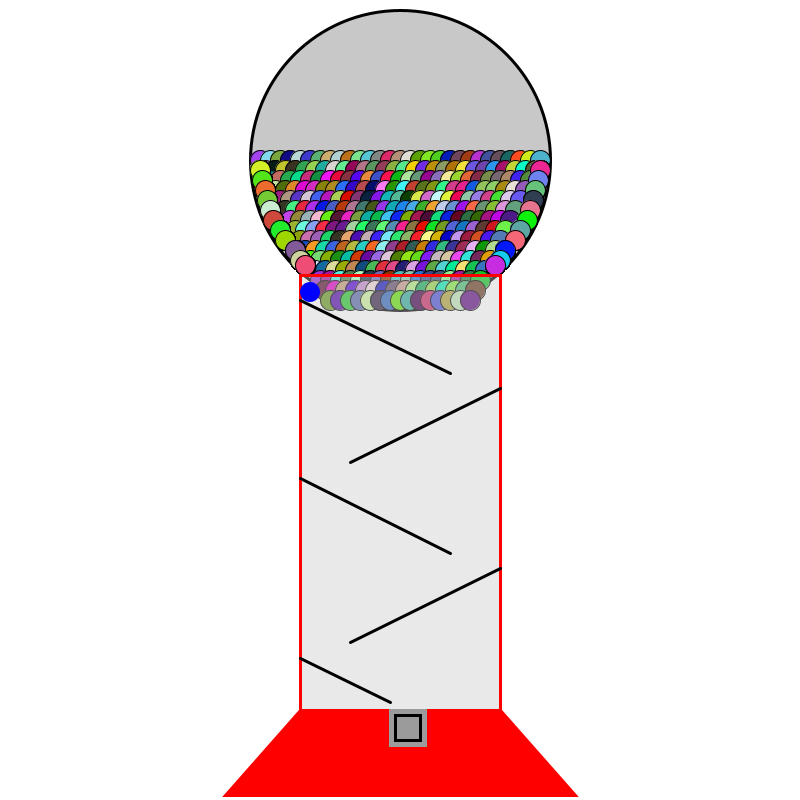
Frame 1 (no input)
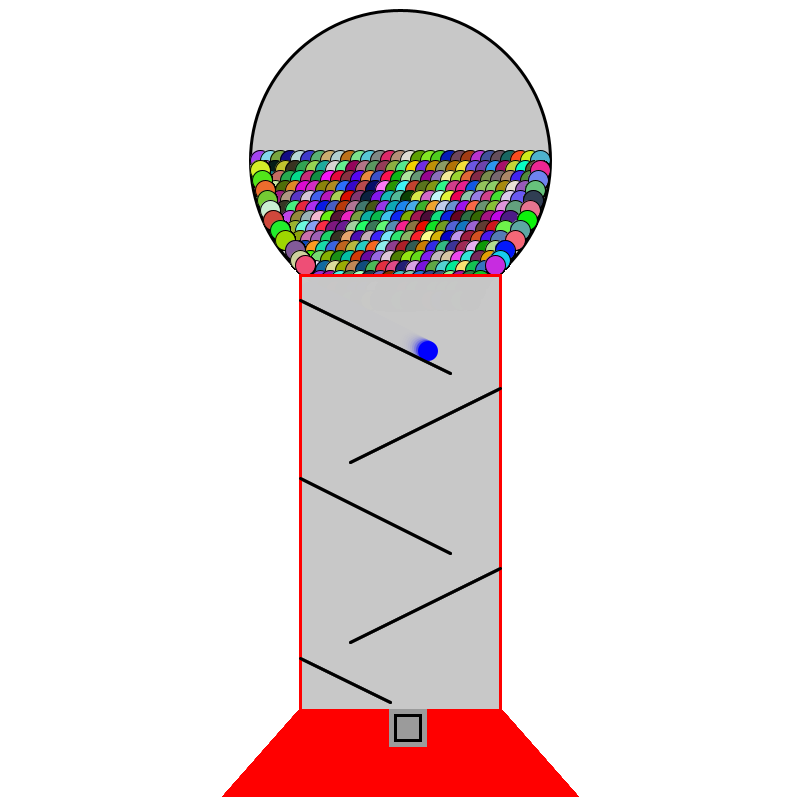
Frame 60 (the mouse pressed at the canvas centre just before this capture)
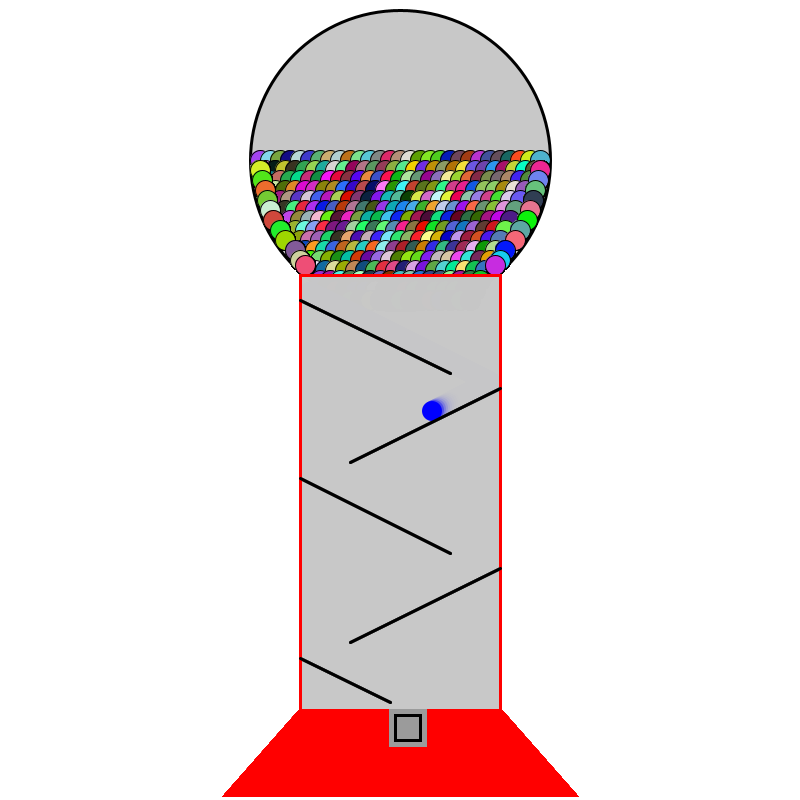
Frame 120 (the mouse held since frame 60 and released just before this capture)

The Processing sketch that drew these frames (run headless with seeded random() and noise(); from frame 60 on, the mouse is pressed at the canvas centre):

// Processing sketch: processing_54882
// ── processing_54882.pde

float px;
float py;
float rad;
float spdX;
float spdY;

float bx, by;
float bw, bh;

color colors[];

void setup() {
  size(800, 800);
  background(255);
  smooth();

  rad = 10;
  px = -90;
  py = 132;
  spdX = 2.0;
  spdY = 1.0;

  translate(width/2, height/5);


  //Gumball holder 
  stroke(0);
  strokeWeight(3);
  fill(200);
  ellipse(0, 0, 300, 300);

  //Gumballs
  strokeWeight(1);
  for (int r = 0; r < 150; r+=10) {
    int r2 = int(r * 0.5);
    for (int c = -140+r2; c <= 140-r2 ; c+=10) {
      fill (random(255), random(255), random(255));
      ellipse(c, r, rad*2, rad*2);
      fill(random(255), random(255), random(255));
      ellipse(-140, 10, rad*2, rad*2);
      fill(random(255), random(255), random(255));
      ellipse(-140, 10, rad*2, rad*2);  
      fill(random(255), random(255), random(255));
      ellipse(-138, 20, rad*2, rad*2);
      fill(random(255), random(255), random(255));
      ellipse(-135, 30, rad*2, rad*2);
      fill(random(255), random(255), random(255));
      ellipse(-133, 40, rad*2, rad*2);
      fill(random(255), random(255), random(255));
      ellipse(-130, 50, rad*2, rad*2);
      fill(random(255), random(255), random(255));
      ellipse(-127, 60, rad*2, rad*2);
      fill(random(255), random(255), random(255));
      ellipse(-120, 70, rad*2, rad*2);
      fill(random(255), random(255), random(255));
      ellipse(-115, 80, rad*2, rad*2);
      fill(random(255), random(255), random(255));
      ellipse(-105, 90, rad*2, rad*2);
      fill(random(255), random(255), random(255));
      ellipse(-100, 100, rad*2, rad*2);
      fill(random(255), random(255), random(255));
      ellipse(-95, 105, rad*2, rad*2);
         fill(random(255), random(255), random(255)); 
      ellipse(140, 10, rad*2, rad*2);
      fill(random(255), random(255), random(255));
      ellipse(140, 10, rad*2, rad*2);  
      fill(random(255), random(255), random(255));
      ellipse(138, 20, rad*2, rad*2);
      fill(random(255), random(255), random(255));
      ellipse(135, 30, rad*2, rad*2);
      fill(random(255), random(255), random(255));
      ellipse(133, 40, rad*2, rad*2);
      fill(random(255), random(255), random(255));
      ellipse(130, 50, rad*2, rad*2);
      fill(random(255), random(255), random(255));
      ellipse(127, 60, rad*2, rad*2);
      fill(random(255), random(255), random(255));
      ellipse(120, 70, rad*2, rad*2);
      fill(random(255), random(255), random(255));
      ellipse(115, 80, rad*2, rad*2);
      fill(random(255), random(255), random(255));
      ellipse(105, 90, rad*2, rad*2);
      fill(random(255), random(255), random(255));
      ellipse(100, 100, rad*2, rad*2);
      fill(random(255), random(255), random(255));
      ellipse(95, 105, rad*2, rad*2);
    }
  }

}

void draw() {

  println(py);

  translate(width/2, height/5);
  //Gumball falls
  fill(200, 100);
  strokeWeight(3);
  stroke(255, 0, 0);
  rect(-100, 115, 200, 500);


  //base
  stroke(255, 0, 0);
  fill(255, 0, 0);
  rect(-100, 550, 200, 85);
  triangle(100, 550, 100, 635, 175, 635);
  triangle(-100, 550, -100, 635, -175, 635);

  //particle 
  fill(0, 0, 255);
  noStroke();
  ellipse(px, py, rad*2, rad*2);

  //tray
  stroke(155);
  fill(155);
  rect(-10, 550, 35, 35);
  noFill();
  stroke(0);
  rect(-5, 555, 25, 25);

  //lines
  line(-100, 140, 50, 213);
  line(100, 228, -50, 302);
  line(-100, 318, 50, 393);
  line(100, 408, -50, 482);
  line(-100, 498, -10, 542);

  //Moving gumball
  px += spdX;
  py += spdY;

  if (px >= 100 - rad) {
    px = 100 -rad;
    spdX *= -1;
  }
  if (px <= -100 + rad) {
    px = -100 + rad;
    spdX *= -1;
  }

  if (py > 540) {
    spdX = 0.0;
  }

  if (py > 560) {
    spdY = 0.0;
  }
}
